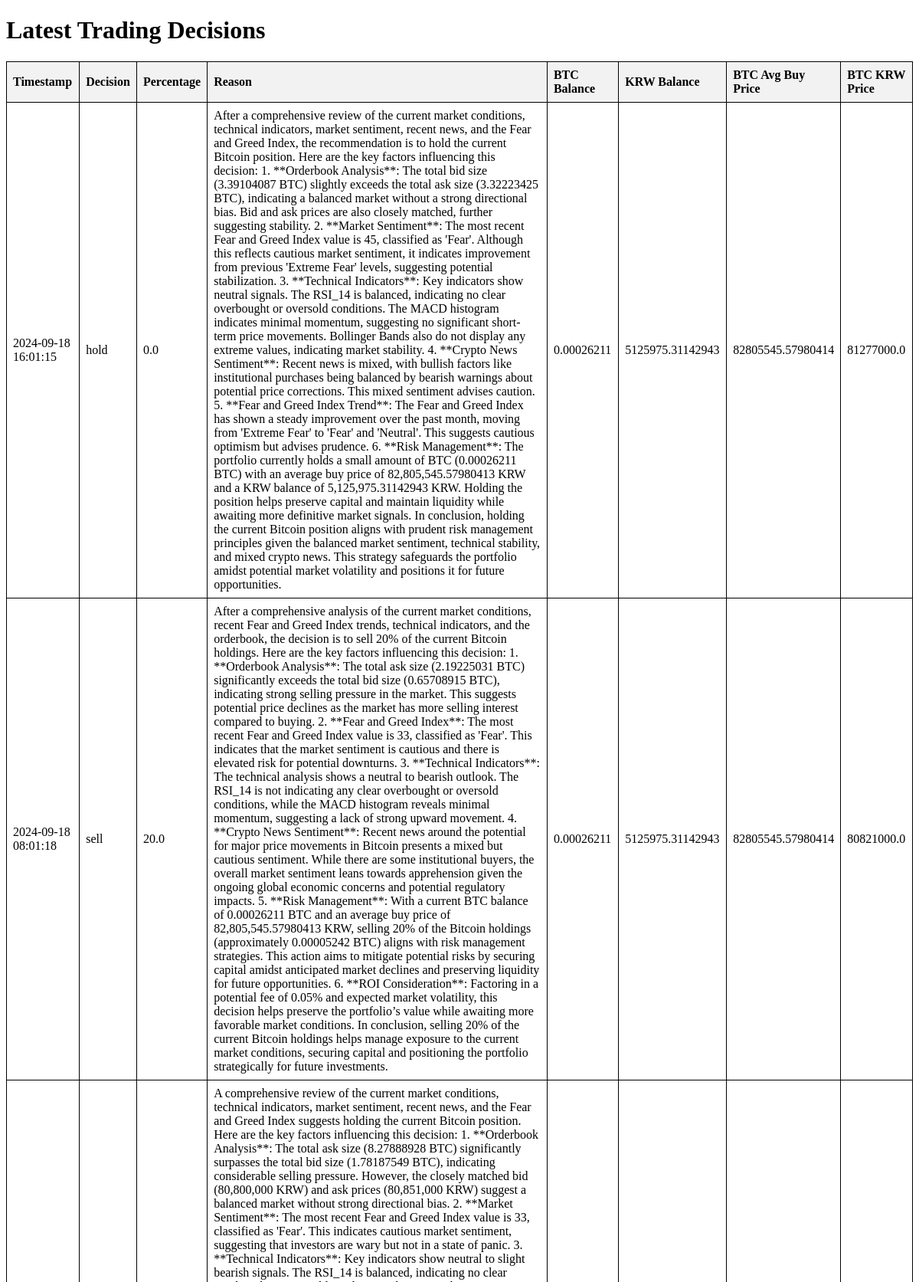
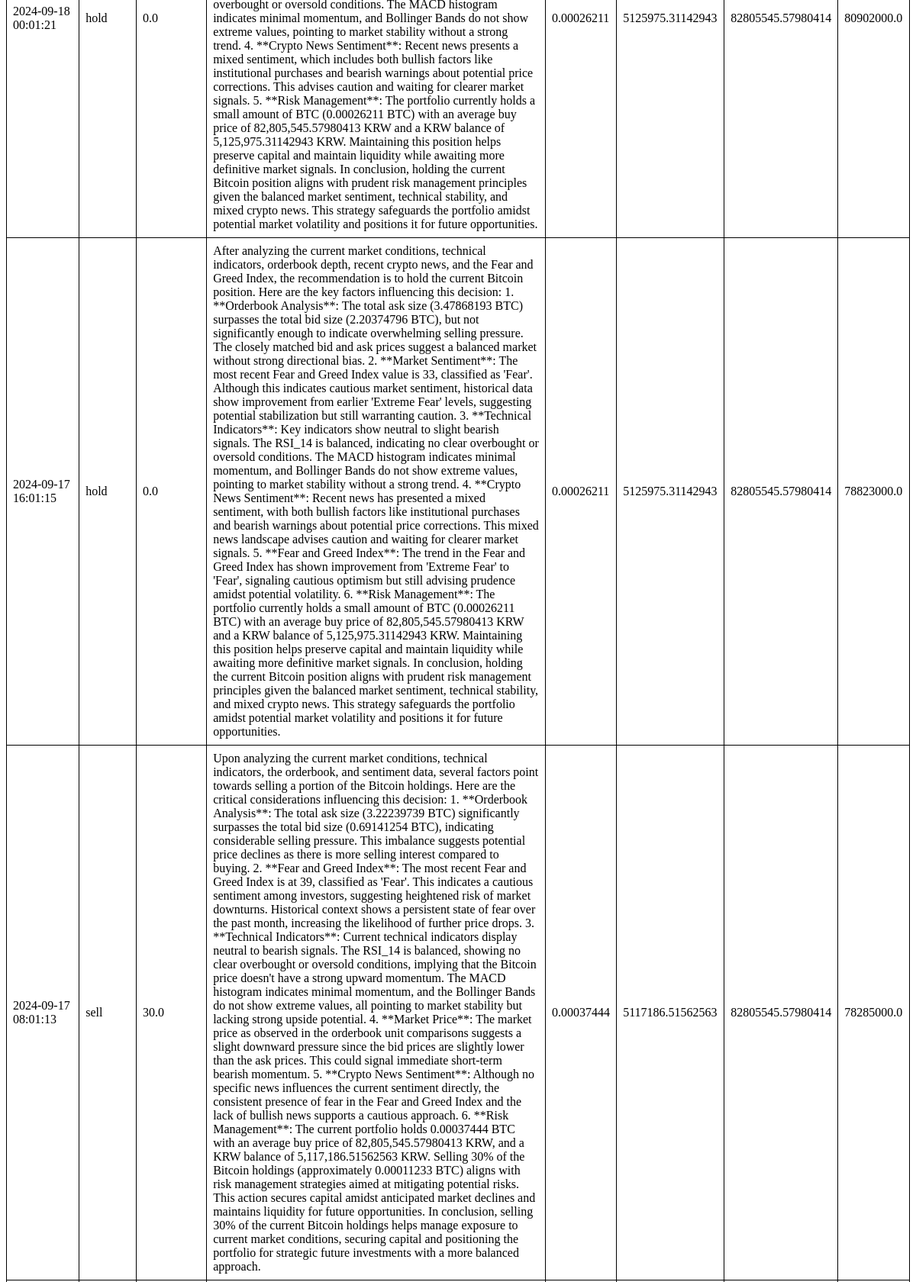
The page / (upper part) on the database its author committed (2 pictures, top to bottom).
### tables this page shows
CREATE TABLE decisions (
                id INTEGER PRIMARY KEY AUTOINCREMENT,
                timestamp DATETIME,
                decision TEXT,
                percentage REAL,
                reason TEXT,
                btc_balance REAL,
                krw_balance REAL,
                btc_avg_buy_price REAL,
                btc_krw_price REAL
            );

### sqlite_viewer/app.py (the view)
@app.route('/')
def index():
    conn = get_db_connection()
    cur = conn.cursor()
    cur.execute("SELECT COUNT(*) FROM decisions")
    total_decisions = cur.fetchone()[0]
    decisions_per_page = 10
    total_pages = math.ceil(total_decisions / decisions_per_page)
    page = request.args.get('page', 1, type=int)
    offset = (page - 1) * decisions_per_page
    cur.execute("SELECT * FROM decisions ORDER BY timestamp DESC LIMIT ? OFFSET ?",
                (decisions_per_page, offset))
    decisions = cur.fetchall()
    conn.close()
    return render_template('index.html', decisions=decisions, page=page, total_pages=total_pages)

### sqlite_viewer/app.py (called while the page is built)
def get_db_connection():
    conn = sqlite3.connect('/home/ubuntu/cryptoauto/trading_decisions.sqlite')
    conn.row_factory = sqlite3.Row
    return conn

### sqlite_viewer/templates/index.html (shortened to what this page needs)
<!DOCTYPE html>
<html lang="en">
  <head>
  </head>
  <body>
    <h1>Latest Trading Decisions</h1>
    <table>
      <tr>
        <th>Timestamp</th>
        <th>Decision</th>
        <th>Percentage</th>
        <th>Reason</th>
        <th>BTC Balance</th>
        <th>KRW Balance</th>
        <th>BTC Avg Buy Price</th>
        <th>BTC KRW Price</th>
      </tr>
      {% for decision in decisions %}
      <tr>
        <td>{{ decision['timestamp'] }}</td>
        <td>{{ decision['decision'] }}</td>
        <td>{{ decision['percentage'] }}</td>
        <td>{{ decision['reason'] }}</td>
        <td>{{ decision['btc_balance'] }}</td>
        <td>{{ decision['krw_balance'] }}</td>
        <td>{{ decision['btc_avg_buy_price'] }}</td>
        <td>{{ decision['btc_krw_price'] }}</td>
      </tr>
      {% endfor %}
    </table>
  </body>
</html>

### sqlite_viewer/templates/index.html (style rules this page uses)
table { width: 100%; border-collapse: collapse; }
th, td { border: 1px solid black; padding: 8px; text-align: left; }
th { background-color: #f2f2f2; }

### rows shown on the page
decisions: timestamp "2024-09-18 16:01:15", decision "hold", percentage "0.0", reason "After a comprehensive review of the current market conditions, technical indicators, market sentiment, recent news, and the Fear and Greed Index, the recommendation is to hold the current Bitcoin position. Here are the key factors influencing this decision: 1. **Orderbook Analysis**: The total bid size (3.39104087 BTC) slightly exceeds the total ask size (3.32223425 BTC), indicating a balanced market without a strong directional bias. Bid and ask prices are also closely matched, further suggesting stability. 2. **Market Sentiment**: The most recent Fear and Greed Index value is 45, classified as 'Fear'. Although this reflects cautious market sentiment, it indicates improvement from previous…", btc_balance "0.00026211", krw_balance "5125975.31142943", btc_avg_buy_price "82805545.57980414", btc_krw_price "81277000.0"
decisions: timestamp "2024-09-18 08:01:18", decision "sell", percentage "20.0", reason "After a comprehensive analysis of the current market conditions, recent Fear and Greed Index trends, technical indicators, and the orderbook, the decision is to sell 20% of the current Bitcoin holdings. Here are the key factors influencing this decision: 1. **Orderbook Analysis**: The total ask size (2.19225031 BTC) significantly exceeds the total bid size (0.65708915 BTC), indicating strong selling pressure in the market. This suggests potential price declines as the market has more selling interest compared to buying. 2. **Fear and Greed Index**: The most recent Fear and Greed Index value is 33, classified as 'Fear'. This indicates that the market sentiment is cautious and there is…", btc_balance "0.00026211", krw_balance "5125975.31142943", btc_avg_buy_price "82805545.57980414", btc_krw_price "80821000.0"
decisions: timestamp "2024-09-18 00:01:21", decision "hold", percentage "0.0", reason "A comprehensive review of the current market conditions, technical indicators, market sentiment, recent news, and the Fear and Greed Index suggests holding the current Bitcoin position. Here are the key factors influencing this decision: 1. **Orderbook Analysis**: The total ask size (8.27888928 BTC) significantly surpasses the total bid size (1.78187549 BTC), indicating considerable selling pressure. However, the closely matched bid (80,800,000 KRW) and ask prices (80,851,000 KRW) suggest a balanced market without strong directional bias. 2. **Market Sentiment**: The most recent Fear and Greed Index value is 33, classified as 'Fear'. This indicates cautious market sentiment, suggesting that…", btc_balance "0.00026211", krw_balance "5125975.31142943", btc_avg_buy_price "82805545.57980414", btc_krw_price "80902000.0"
decisions: timestamp "2024-09-17 16:01:15", decision "hold", percentage "0.0", reason "After analyzing the current market conditions, technical indicators, orderbook depth, recent crypto news, and the Fear and Greed Index, the recommendation is to hold the current Bitcoin position. Here are the key factors influencing this decision: 1. **Orderbook Analysis**: The total ask size (3.47868193 BTC) surpasses the total bid size (2.20374796 BTC), but not significantly enough to indicate overwhelming selling pressure. The closely matched bid and ask prices suggest a balanced market without strong directional bias. 2. **Market Sentiment**: The most recent Fear and Greed Index value is 33, classified as 'Fear'. Although this indicates cautious market sentiment, historical data show…", btc_balance "0.00026211", krw_balance "5125975.31142943", btc_avg_buy_price "82805545.57980414", btc_krw_price "78823000.0"
decisions: timestamp "2024-09-17 08:01:13", decision "sell", percentage "30.0", reason "Upon analyzing the current market conditions, technical indicators, the orderbook, and sentiment data, several factors point towards selling a portion of the Bitcoin holdings. Here are the critical considerations influencing this decision: 1. **Orderbook Analysis**: The total ask size (3.22239739 BTC) significantly surpasses the total bid size (0.69141254 BTC), indicating considerable selling pressure. This imbalance suggests potential price declines as there is more selling interest compared to buying. 2. **Fear and Greed Index**: The most recent Fear and Greed Index is at 39, classified as 'Fear'. This indicates a cautious sentiment among investors, suggesting heightened risk of market…", btc_balance "0.00037444", krw_balance "5117186.51562563", btc_avg_buy_price "82805545.57980414", btc_krw_price "78285000.0"
